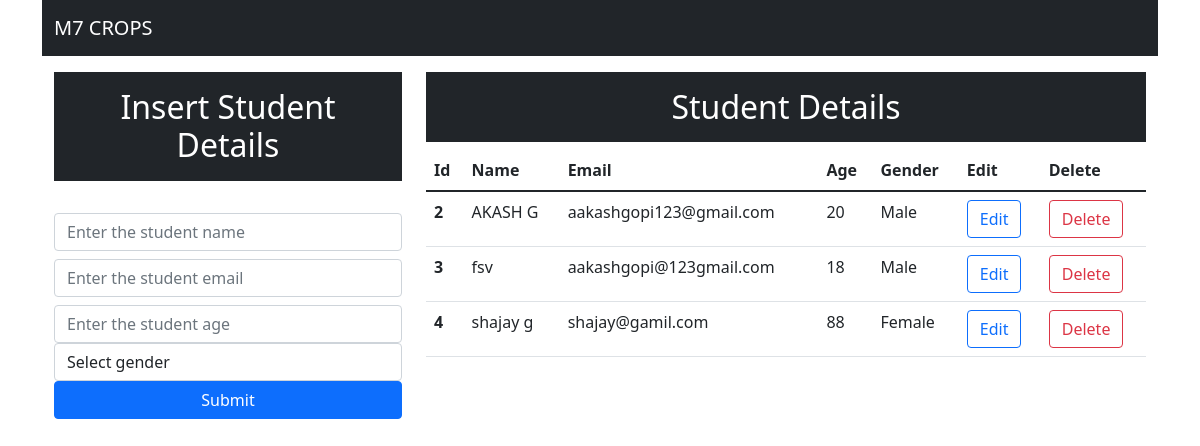
The page / on the database its author committed.
### SRH/models.py (models this page shows)
class StudentDatabase(models.Model):
    name = models.CharField(max_length=25, blank=False, null=False)
    email = models.CharField(max_length=100)  # Example max_length, adjust as needed
    age = models.IntegerField()
    gender = models.CharField(max_length=10)  # Example max_length, adjust as needed
    def __str__(self):
        return self.name

### SRH/views.py (the view)
# urls.py: path('', views.index,name='index'),
def index(request):
    data = StudentDatabase.objects.all()
    print(data)
    context = {"data": data}
    return render(request, "index.html", context)

### SRH/templates/index.html (shortened to what this page needs)
<!doctype html>
<html lang="en">
<head>
  <link href="https://cdn.jsdelivr.net/npm/bootstrap@5.1.3/dist/css/bootstrap.min.css" rel="stylesheet"
>
</head>
<body>
  <div class="container">
    <nav class="navbar navbar-expand-lg navbar-dark bg-dark">
      <div class="container-md text-center">
        <a class="navbar-brand" href="/">M7 CROPS</a>
      </div>
    </nav>
    <div class="container mt-3">
      <div class="row">
        <div class="col-md-4">
          <h2 class="text-white bg-dark text-center p-3">
            Insert Student Details
          </h2>
          <br />
          <form action="/insert" method="post">
            <div class="form-group">
              <input type="text" class="form-control" placeholder="Enter the student name" name="name" required>
            </div>
            <div class="form-group">
              <input type="email" class="form-control mt-2" placeholder="Enter the student email" name="email" required>
            </div>
            <div class="form-group">
              <input type="number" class="form-control mt-2" placeholder="Enter the student age" name="age" required>
            </div>
            <div class="form-group">
              <select id="gender" class="form-control" name="gender" required>
                <option selected>Select gender</option>
              </select>
            </div>
            <div class="d-grid gap-2">
              <button class="btn btn-primary" type="submit">Submit</button>
            </div>
          </form>
        </div>
        <div class="col-md-8">
          <h2 class="text-center text-white bg-dark p-3">Student Details</h2>
          <table class="table">
            <thead>
              <tr>
                <th scope="col">Id</th>
                <th scope="col">Name</th>
                <th scope="col">Email</th>
                <th scope="col">Age</th>
                <th scope="col">Gender</th>
                <th scope="col">Edit</th>
                <th scope="col">Delete</th>
              </tr>
            </thead>
            <tbody>
              {% for d in data %}
              <tr>
                <th scope="row">{{ d.id }}</th>
                <td>{{ d.name }}</td>
                <td>{{ d.email }}</td>
                <td>{{ d.age }}</td>
                <td>{{ d.gender }}</td>
                <td><a type="button" href="/update/{{ d.id }}" class="btn btn-outline-primary">Edit</a></td>
                <td><a type="button" href="/delete/{{ d.id }}" class="btn btn-outline-danger">Delete</a></td>
              </tr>
              {% endfor %}
            </tbody>
          </table>
        </div>
      </div>
    </div>
  </div>
</body>
</html>

### rows shown on the page
StudentDatabase: id "2", name "AKASH G", email "aakashgopi123@gmail.com", age "20", gender "Male"
StudentDatabase: id "3", name "fsv", email "aakashgopi@123gmail.com", age "18", gender "Male"
StudentDatabase: id "4", name "shajay g", email "shajay@gamil.com", age "88", gender "Female"
